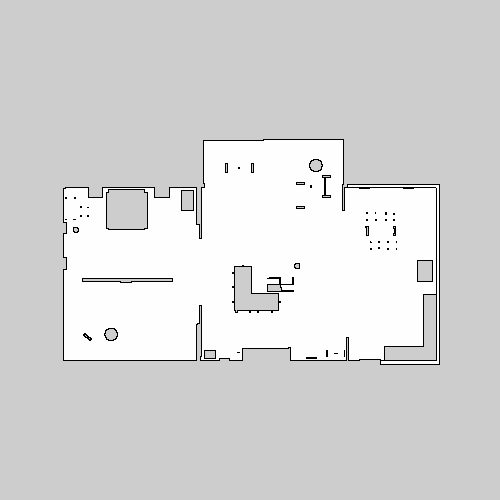
#> input picture map.bmp, 500 x 500 px
$ python breadth_first_search.py
#> lines starting #> are read from the running program, lines starting #| are printed output that depends on the picture; after the words box and inside, x2 and y2 are one past the last pixel; in counts of white or black regions, pixels touching at a corner belong together
#! /usr/bin/env python3
import cv2
import numpy as np
import matplotlib.pyplot as plt

# Function to load the maze from a bitmap image
def load_maze_from_image(image_path):
#> called with image_path = 'map.bmp'
    image = cv2.imread(image_path, cv2.IMREAD_GRAYSCALE)
#> image is the input picture: shape (500, 500); min 0, max 254, mean 214.5
    # 0 = free, 255 = obstacle
    _, binary_maze = cv2.threshold(image, 127, 1, cv2.THRESH_BINARY_INV)
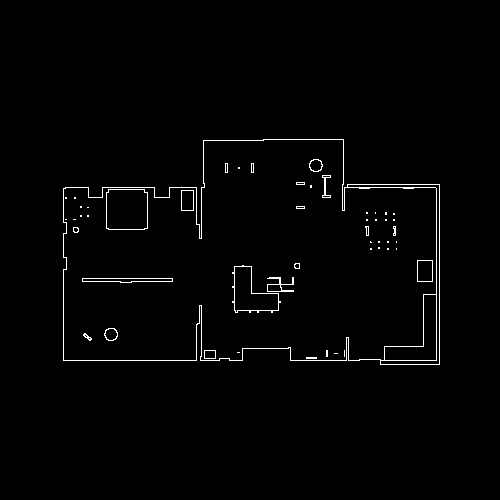
#> binary_maze: shape (500, 500); values 0 (black) and 1 (white), 1.4% white in thin lines or dots, all inside (x1, y1, x2, y2) = (63, 139, 440, 365)
    return binary_maze

# Function to visualize the maze with the computed path
def visualize_path(maze, path, start=None, goal=None):
    maze_copy = np.copy(maze)

    for point in path:
        maze_copy[point] = 2

    if start:
        maze_copy[start] = 4
    if goal:
        maze_copy[goal] = 3

    # Display the maze with the path
    plt.figure(figsize=(10, 10))
    plt.imshow(maze_copy, cmap='binary')
    plt.title("Maze with Path")
    plt.axis('off')
    plt.show()

# Line Following Algorithm
def line_following(maze, start, goal):
    directions = [(0, 1), (1, 0), (0, -1), (-1, 0)]  # Right, Down, Left, Up
    current = start
    path = [current]

    while current != goal:
        for dx, dy in directions:
            next_ = (current[0] + dx, current[1] + dy)
            if 0 <= next_[0] < maze.shape[0] and 0 <= next_[1] < maze.shape[1] and maze[next_] == 0:
                current = next_
                path.append(current)
                break
        else:
            print("No valid moves. Line following failed.")
            return []

    return path

# BFS Algorithm
from collections import deque
def bfs(maze, start, goal):
#> called with start = (340, 220), goal = (189, 310)
    rows, cols = maze.shape
#> rows = 500; cols = 500
    directions = [(0, 1), (1, 0), (0, -1), (-1, 0)]  # Right, Down, Left, Up
    queue = deque([start])
    came_from = {start: None}  # Keep track of the path

    while queue:
        current = queue.popleft()

        if current == goal:
            # Reconstruct the path
            path = []
            while current:
                path.append(current)
                current = came_from[current]
            return path[::-1]

        for dx, dy in directions:
            neighbor = (current[0] + dx, current[1] + dy)
            if (0 <= neighbor[0] < rows and 0 <= neighbor[1] < cols and
                    maze[neighbor] == 0 and neighbor not in came_from):
                queue.append(neighbor)
                came_from[neighbor] = current

    print("Goal not reachable.")
    return []

if __name__ == "__main__":
    image_path = "map.bmp"  # Replace with your maze image path
    maze = load_maze_from_image(image_path)

    start = (340, 220)
    goal = (189, 310)

    path = bfs(maze, start, goal)
#> path = 242 pairs, first value 189 to 340, second value 220 to 310

    print("Path:", path)
#> (printed output is left out)
    visualize_path(maze, path, start=start, goal=goal)
#> the loop in visualize_path, `for point in path:` made 242 passes
#> point on passes 1 to 3: (340, 220), (340, 221), (340, 222)
#> after the loop in visualize_path, `for point in path:`:
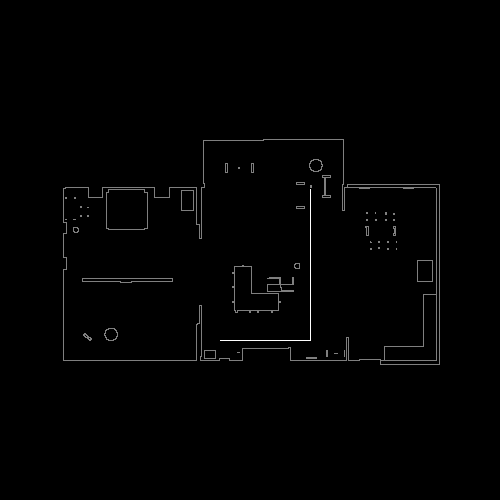
#> maze_copy: shape (500, 500); 0.1% of pixels changed, all inside (x1, y1, x2, y2) = (220, 189, 311, 341); drawn with min black and max white
#> in visualize_path, `maze_copy[start] = 4`:
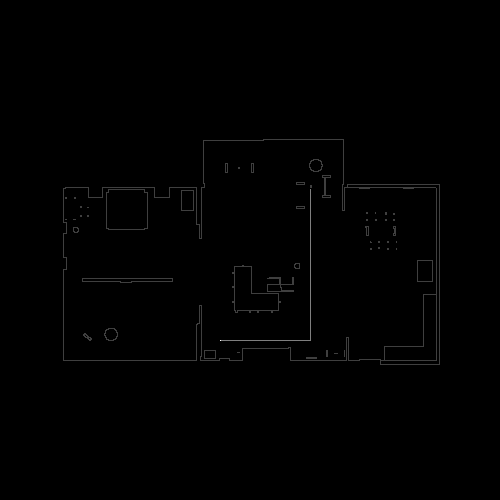
#> maze_copy: shape (500, 500); under 0.01% of pixels changed, all inside (x1, y1, x2, y2) = (220, 340, 221, 341); drawn with min black and max white
#> in visualize_path, `maze_copy[goal] = 3`: maze_copy: shape (500, 500); under 0.01% of pixels changed, all inside (x1, y1, x2, y2) = (310, 189, 311, 190)
